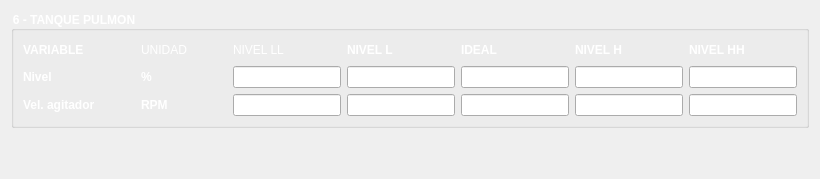
                <widget class="QWidget" name="page_8">
                 <layout class="QVBoxLayout" name="verticalLayout_13">
                  <item>
                   <widget class="QGroupBox" name="groupBox_tolva_clasificadora_3">
                    <property name="sizePolicy">
                     <sizepolicy hsizetype="Fixed" vsizetype="Fixed">
                      <horstretch>0</horstretch>
                      <verstretch>0</verstretch>
                     </sizepolicy>
                    </property>
                    <property name="font">
                     <font>
                      <bold>true</bold>
                     </font>
                    </property>
                    <property name="styleSheet">
                     <string notr="true">color: rgb(255, 255, 255);</string>
                    </property>
                    <property name="title">
                     <string>6 - TANQUE PULMON</string>
                    </property>
                    <layout class="QGridLayout" name="gridLayout_12">
                     <item row="0" column="6">
                      <widget class="QLabel" name="label_44">
                       <property name="sizePolicy">
                        <sizepolicy hsizetype="Preferred" vsizetype="Fixed">
                         <horstretch>0</horstretch>
                         <verstretch>0</verstretch>
                        </sizepolicy>
                       </property>
                       <property name="font">
                        <font>
                         <bold>true</bold>
                        </font>
                       </property>
                       <property name="text">
                        <string>IDEAL</string>
                       </property>
                       <property name="alignment">
                        <set>Qt::AlignmentFlag::AlignLeading|Qt::AlignmentFlag::AlignLeft|Qt::AlignmentFlag::AlignVCenter</set>
                       </property>
                      </widget>
                     </item>
                     <item row="1" column="8">
                      <widget class="QLineEdit" name="lineEdit_43"/>
                     </item>
                     <item row="2" column="0">
                      <widget class="QLabel" name="label_peso_prod_32">
                       <property name="font">
                        <font>
                         <bold>true</bold>
                        </font>
                       </property>
                       <property name="text">
                        <string>Vel. agitador</string>
                       </property>
                      </widget>
                     </item>
                     <item row="1" column="5">
                      <widget class="QLineEdit" name="lineEdit_44"/>
                     </item>
                     <item row="2" column="7">
                      <widget class="QLineEdit" name="lineEdit_45"/>
                     </item>
                     <item row="1" column="4">
                      <widget class="QLineEdit" name="lineEdit_peso_prod_tolva_2"/>
                     </item>
                     <item row="1" column="6">
                      <widget class="QLineEdit" name="lineEdit_46"/>
                     </item>
                     <item row="2" column="5">
                      <widget class="QLineEdit" name="lineEdit_47"/>
                     </item>
                     <item row="1" column="2">
                      <widget class="QLabel" name="label_45">
                       <property name="font">
                        <font>
                         <bold>true</bold>
                        </font>
                       </property>
                       <property name="text">
                        <string>%</string>
                       </property>
                      </widget>
                     </item>
                     <item row="2" column="4">
                      <widget class="QLineEdit" name="lineEdit_frec_vibracion_tolva_2"/>
                     </item>
                     <item row="0" column="0">
                      <widget class="QLabel" name="label_46">
                       <property name="sizePolicy">
                        <sizepolicy hsizetype="Preferred" vsizetype="Fixed">
                         <horstretch>0</horstretch>
                         <verstretch>0</verstretch>
                        </sizepolicy>
                       </property>
                       <property name="font">
                        <font>
                         <pointsize>9</pointsize>
                         <bold>true</bold>
                        </font>
                       </property>
                       <property name="text">
                        <string>VARIABLE</string>
                       </property>
                       <property name="alignment">
                        <set>Qt::AlignmentFlag::AlignLeading|Qt::AlignmentFlag::AlignLeft|Qt::AlignmentFlag::AlignVCenter</set>
                       </property>
                      </widget>
                     </item>
                     <item row="0" column="8">
                      <widget class="QLabel" name="label_47">
                       <property name="sizePolicy">
                        <sizepolicy hsizetype="Preferred" vsizetype="Fixed">
                         <horstretch>0</horstretch>
                         <verstretch>0</verstretch>
                        </sizepolicy>
                       </property>
                       <property name="font">
                        <font>
                         <bold>true</bold>
                        </font>
                       </property>
                       <property name="text">
                        <string>NIVEL HH</string>
                       </property>
                       <property name="alignment">
                        <set>Qt::AlignmentFlag::AlignLeading|Qt::AlignmentFlag::AlignLeft|Qt::AlignmentFlag::AlignVCenter</set>
                       </property>
                      </widget>
                     </item>
                     <item row="0" column="2">
                      <widget class="QLabel" name="label_48">
                       <property name="sizePolicy">
                        <sizepolicy hsizetype="Preferred" vsizetype="Fixed">
                         <horstretch>0</horstretch>
                         <verstretch>0</verstretch>
                        </sizepolicy>
                       </property>
                       <property name="styleSheet">
                        <string notr="true">font: 700 9pt &quot;Segoe UI&quot;;</string>
                       </property>
                       <property name="text">
                        <string>UNIDAD</string>
                       </property>
                       <property name="alignment">
                        <set>Qt::AlignmentFlag::AlignLeading|Qt::AlignmentFlag::AlignLeft|Qt::AlignmentFlag::AlignVCenter</set>
                       </property>
                      </widget>
                     </item>
                     <item row="0" column="7">
                      <widget class="QLabel" name="label_49">
                       <property name="sizePolicy">
                        <sizepolicy hsizetype="Preferred" vsizetype="Fixed">
                         <horstretch>0</horstretch>
                         <verstretch>0</verstretch>
                        </sizepolicy>
                       </property>
                       <property name="font">
                        <font>
                         <bold>true</bold>
                        </font>
                       </property>
                       <property name="text">
                        <string>NIVEL H</string>
                       </property>
                       <property name="alignment">
                        <set>Qt::AlignmentFlag::AlignLeading|Qt::AlignmentFlag::AlignLeft|Qt::AlignmentFlag::AlignVCenter</set>
                       </property>
                      </widget>
                     </item>
                     <item row="2" column="2">
                      <widget class="QLabel" name="label_50">
                       <property name="font">
                        <font>
                         <bold>true</bold>
                        </font>
                       </property>
                       <property name="text">
                        <string>RPM</string>
                       </property>
                      </widget>
                     </item>
                     <item row="0" column="4">
                      <widget class="QLabel" name="label_51">
                       <property name="sizePolicy">
                        <sizepolicy hsizetype="Preferred" vsizetype="Fixed">
                         <horstretch>0</horstretch>
                         <verstretch>0</verstretch>
                        </sizepolicy>
                       </property>
                       <property name="styleSheet">
                        <string notr="true">font: 700 9pt &quot;Segoe UI&quot;;</string>
                       </property>
                       <property name="text">
                        <string>NIVEL LL</string>
                       </property>
                       <property name="alignment">
                        <set>Qt::AlignmentFlag::AlignLeading|Qt::AlignmentFlag::AlignLeft|Qt::AlignmentFlag::AlignVCenter</set>
                       </property>
                      </widget>
                     </item>
                     <item row="0" column="5">
                      <widget class="QLabel" name="label_52">
                       <property name="sizePolicy">
                        <sizepolicy hsizetype="Preferred" vsizetype="Fixed">
                         <horstretch>0</horstretch>
                         <verstretch>0</verstretch>
                        </sizepolicy>
                       </property>
                       <property name="font">
                        <font>
                         <bold>true</bold>
                        </font>
                       </property>
                       <property name="text">
                        <string>NIVEL L</string>
                       </property>
                       <property name="alignment">
                        <set>Qt::AlignmentFlag::AlignLeading|Qt::AlignmentFlag::AlignLeft|Qt::AlignmentFlag::AlignVCenter</set>
                       </property>
                      </widget>
                     </item>
                     <item row="1" column="0">
                      <widget class="QLabel" name="label_peso_prod_33">
                       <property name="font">
                        <font>
                         <bold>true</bold>
                        </font>
                       </property>
                       <property name="text">
                        <string>Nivel</string>
                       </property>
                      </widget>
                     </item>
                     <item row="2" column="6">
                      <widget class="QLineEdit" name="lineEdit_48"/>
                     </item>
                     <item row="0" column="1">
                      <spacer name="horizontalSpacer_17">
                       <property name="orientation">
                        <enum>Qt::Orientation::Horizontal</enum>
                       </property>
                       <property name="sizeHint" stdset="0">
                        <size>
                         <width>40</width>
                         <height>20</height>
                        </size>
                       </property>
                      </spacer>
                     </item>
                     <item row="1" column="7">
                      <widget class="QLineEdit" name="lineEdit_49"/>
                     </item>
                     <item row="2" column="8">
                      <widget class="QLineEdit" name="lineEdit_50"/>
                     </item>
                     <item row="0" column="3">
                      <spacer name="horizontalSpacer_18">
                       <property name="orientation">
                        <enum>Qt::Orientation::Horizontal</enum>
                       </property>
                       <property name="sizeHint" stdset="0">
                        <size>
                         <width>40</width>
                         <height>20</height>
                        </size>
                       </property>
                      </spacer>
                     </item>
                    </layout>
                   </widget>
                  </item>
                  <item>
                   <spacer name="verticalSpacer_13">
                    <property name="orientation">
                     <enum>Qt::Orientation::Vertical</enum>
                    </property>
                    <property name="sizeHint" stdset="0">
                     <size>
                      <width>20</width>
                      <height>40</height>
                     </size>
                    </property>
                   </spacer>
                  </item>
                 </layout>
                </widget>
